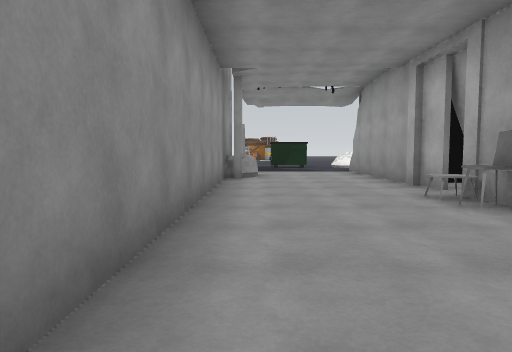
[1] (above)

24 first-person views from a walk through a Unity game level. The camera is 1.2 m above the floor, tilts 4° down and sees 70° across. The floor is counted in squares, 2 m on a side. Each view is taken from the middle of a square. On the plan, view 1 faces up. The plan holds only what a view shows up to about 10 squares ahead; the rest is blank. The place goes on beyond the plan. The player is left out. Some animated figures are left out. Some surface patterns are stand-ins.

[2]
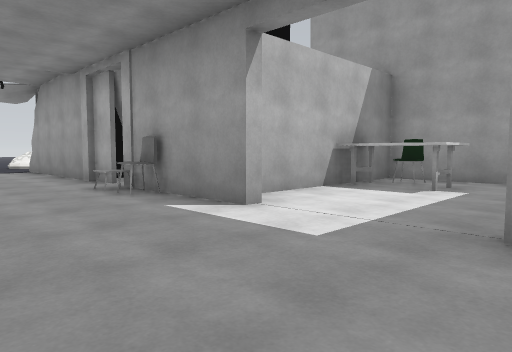

[3]
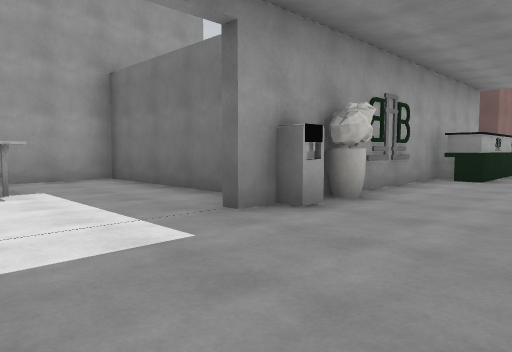

[4]
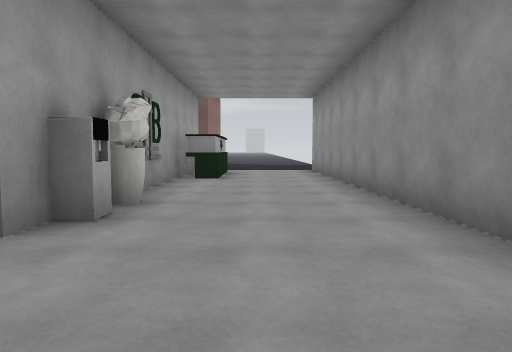

[5]
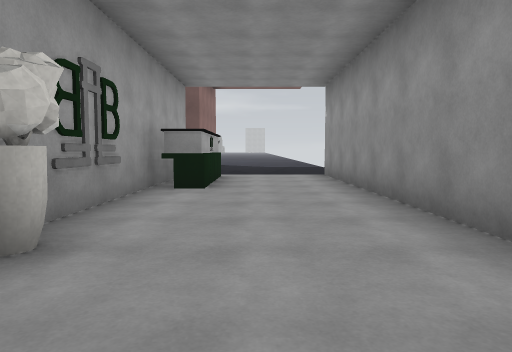

[6]
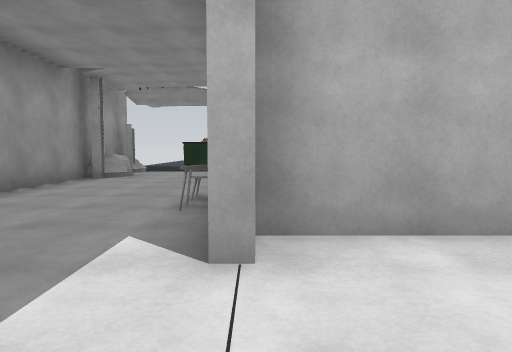

[7]
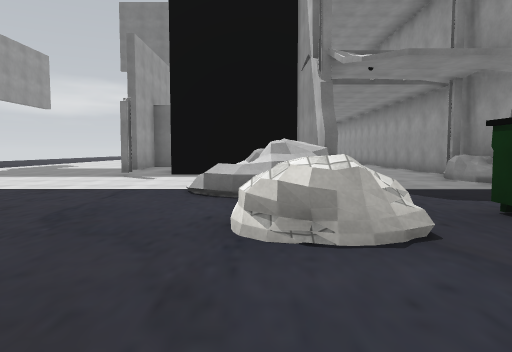

[8]
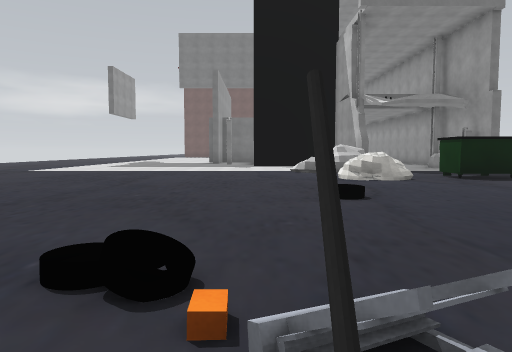

[9]
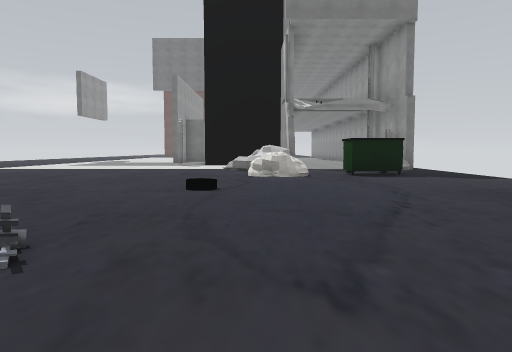

[10]
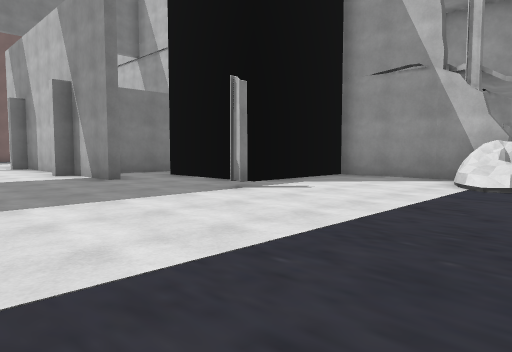

[11]
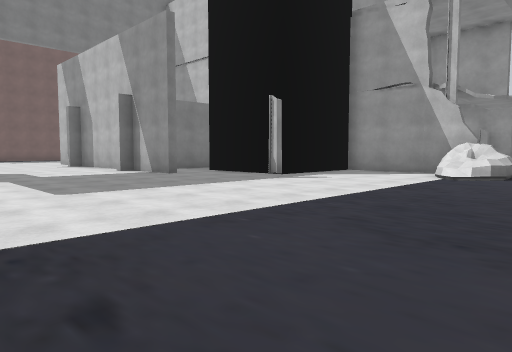

[12]
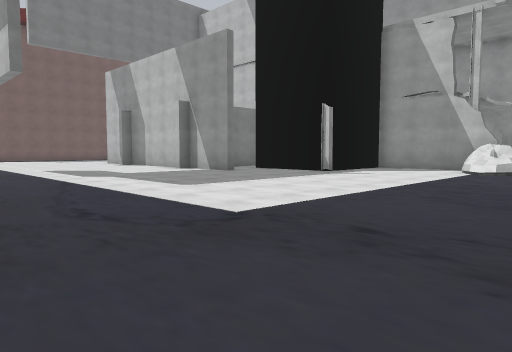

[13]
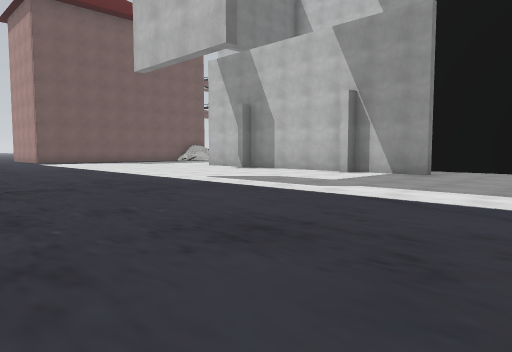

[14]
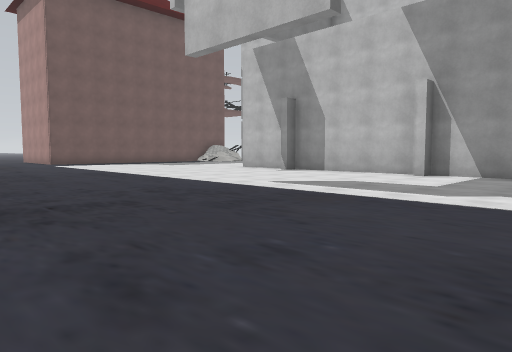

[15]
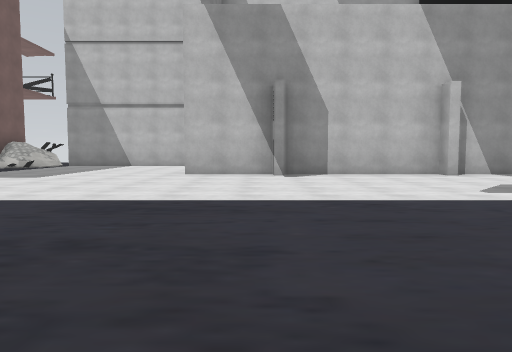

[16]
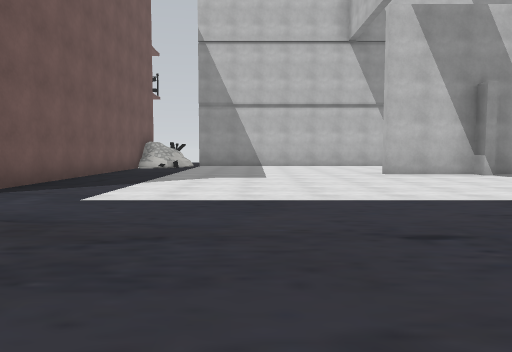

[17]
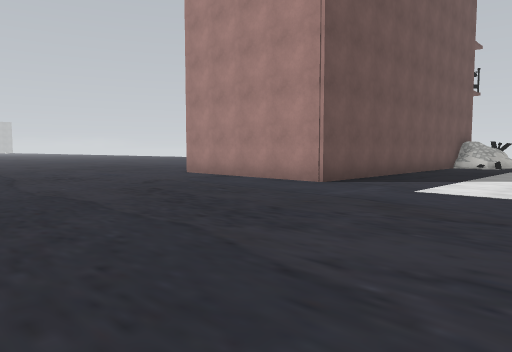

[18]
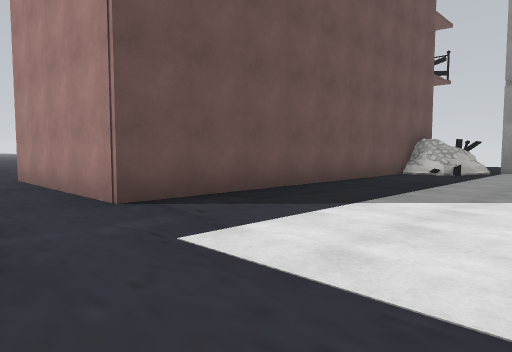

[19]
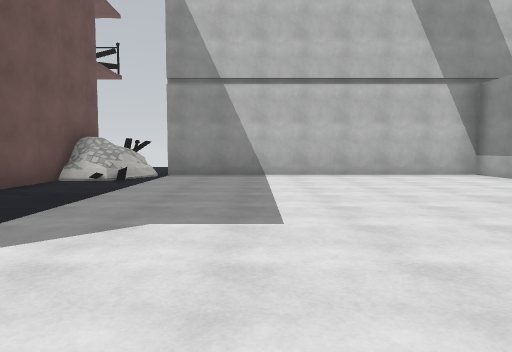

[20]
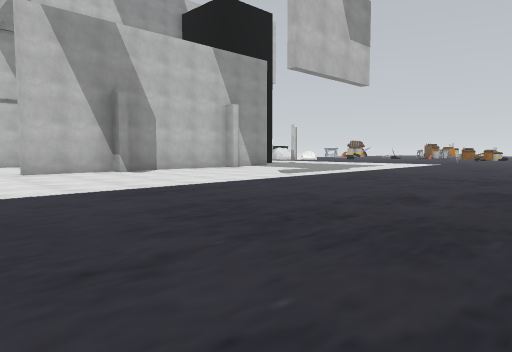

[21]
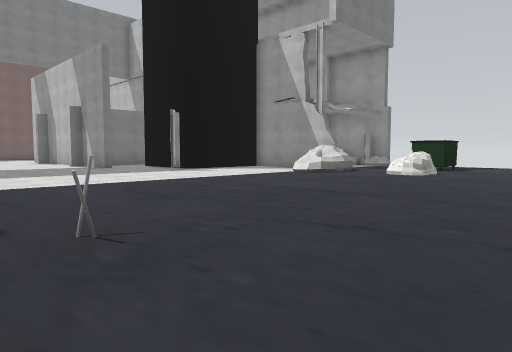

[22]
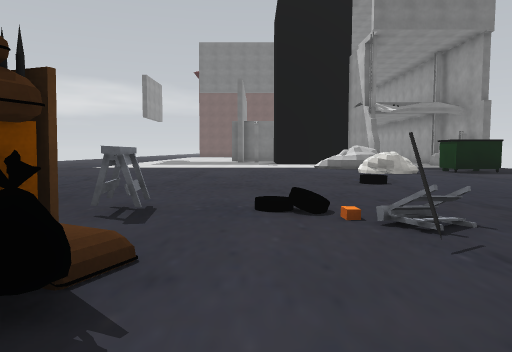

[23]
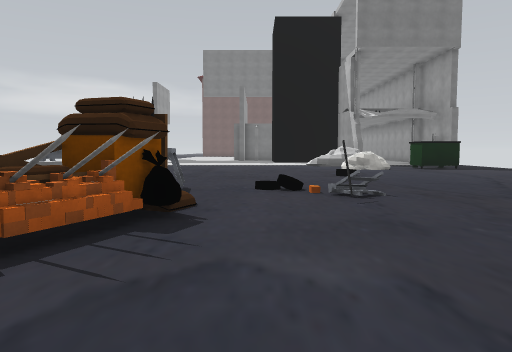

[24]
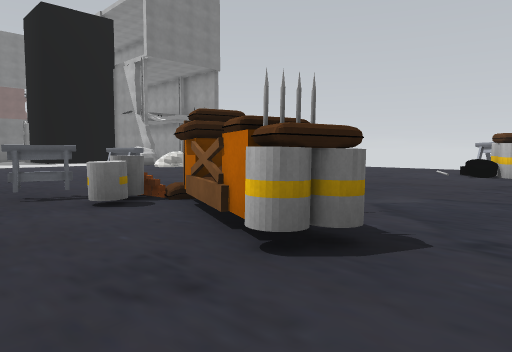

### Floor plan
Points are (right, up) in squares from view 1. A wall is a line through its corners. A room is listed if a view was taken in it or the views show most of it. See-through windows are left out.
Room 1 (views 1, 2, 3, 4, 5, 6)
walls: (2.4, -1.5) (2.4, -1.1) (2.7, -1.1) (2.7, -0.4); (2.7, 1.9) (2.7, 4.9); (3.9, -1.3) (7.9, -1.3); (2.7, 5.5) (2.7, 7.5); (7.7, -1.4) (7.7, 2.8); (7.9, 2.6) (3, 2.6); (2.7, -7.9) (2.7, -2); (-0.2, 8) (-0.8, 8); (1.8, -8.5) (1.8, -5.8) (2.5, -5.8); (-0.7, 8.6) (-0.7, -9)
ways out: opening at (1.5, 8.5) to room 2; opening at (7, 3.5) to room 2; opening at (0.5, -8); opening at (3, 5)
objects: vase (2, -2); chair (2, 4); table (2, 5); table (6, 1) to (6, 2); chair (7, 2)
Room 2 (views 7, 8, 9, 10, 11, 12, 13, 14, 15, 16, 17, 18, 19, 20, 21, 22, 23, 24)
walls: (7.9, 4.8) (7.9, 2.6) (7.9, -1.4); (6, 2.8) (6.6, 2.8); (3.8, 11) (3.7, 10.4); (2.7, 7.5) (2.7, 10.5); (3, 10.6) (3, 7) (6.1, 7) (6.1, 4); (7.9, -1.6) (7.9, -3.9); (-0.7, 10.1) (-0.7, 8.6); (0.5, 13.4) (1.7, 13.4) (1.7, 12.4); (4.2, -1.6) (3, -1.6) (3, -9.2); (7.7, 21) (8.5, 22.9); (7.8, 21.6) (8.4, 23.1); (8, 22.1) (8.7, 21.8) (8.9, 22.3); (7.7, 22.3) (8.2, 22.3); (7.8, 22.4) (8.2, 22.2); (7.7, 22.4) (8.5, 22.2); (9.1, 22.6) (8.5, 21.1); (7.9, 22.6) (8.4, 22.6); (7.9, 22.6) (8.4, 22.5); (7.9, 22.7) (8.5, 22.3); (7.8, 22.8) (8.5, 22.5); (8, 22.9) (8.5, 22.9); (8, 23) (8.5, 22.8); (7.9, 23.1) (8.5, 22.8); (3.7, -11) (12.2, -11) (12.2, -13.5)
low walls: (4.3, 10.2) (3.7, 10); (4.3, 11.4) (4.6, 11.3); (3.8, 11.4) (4.5, 11.3) (5, 10.8); (3.3, 11.4) (4.5, 11.4); (3.4, 13.6) (4, 13.6); (3.2, 13.6) (3.6, 13.6) (4.1, 13.4); (-0.1, 9) (0.1, 8.6); (-0.1, 9.2) (0, 8.7); (8.5, 22.3) (8.7, 22.6); (3.3, -9.4) (3.9, -9.7); (3.5, -9.7) (4.2, -9.8) (4.5, -10.1)
ways out: opening at (1.5, 8.5) to room 1; opening at (7, 3.5) to room 1
objects: column (0, 10); other object (1, 23); other object (2, 23); other object (6, 20); column (7, 8); other object (8, 19); other object (9, 21); other object (9, 23); other object (9, 24); other object (10, 20)

Positions as (right, up) in squares from view 1, and headings:
1: (0, 0), facing up
2: (0, -1), facing up-right
3: (0, 2), facing down-right
4: (1, 2), facing down
5: (1, 0), facing down
6: (3, 0), facing up
7: (4, 16), facing down
8: (6, 21), facing down
9: (4, 22), facing down
10: (11, 12), facing down-left
11: (13, 13), facing down-left
12: (15, 13), facing down-left
13: (17, 8), facing down-left
14: (17, 6), facing down-left
15: (17, -2), facing left
16: (17, -7), facing left
17: (18, -7), facing down-left
18: (14, -7), facing down-left
19: (12, -7), facing left
20: (18, -6), facing up-left
21: (13, 17), facing down-left
22: (7, 23), facing down
23: (7, 25), facing down
24: (11, 25), facing down-left
